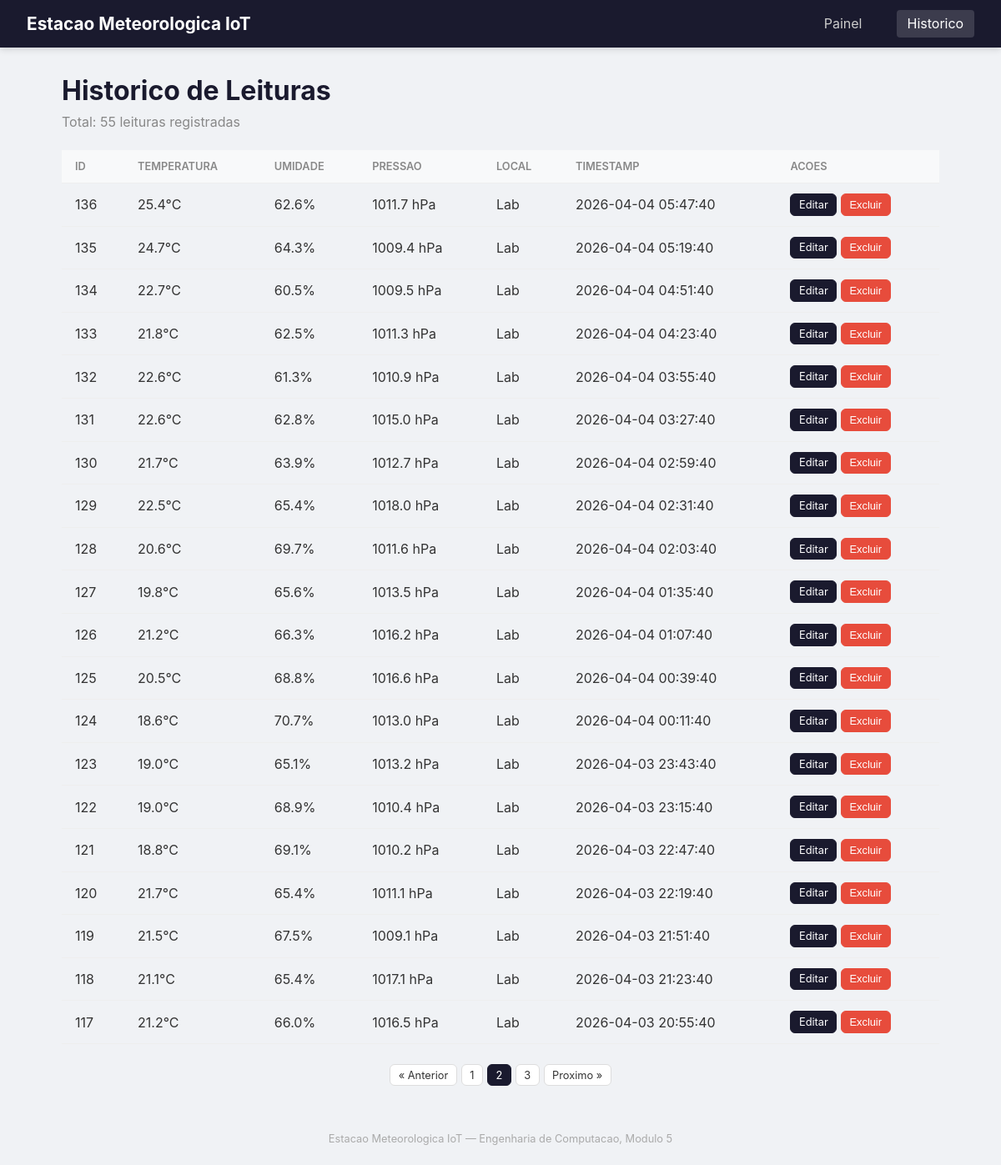
The app's page /leituras?pagina=2 with its own data.
### tables this page shows
CREATE TABLE leituras (
    id INTEGER PRIMARY KEY AUTOINCREMENT,
    temperatura REAL NOT NULL,
    umidade REAL NOT NULL,
    pressao REAL,
    localizacao TEXT DEFAULT 'Lab',
    timestamp DATETIME DEFAULT (datetime('now','localtime'))
);

### app.py (the view, shortened to what this page needs)
@app.route('/leituras', methods=['GET'])
def listar():
    pagina = request.args.get('pagina', 1, type=int)
    por_pagina = request.args.get('por_pagina', 20, type=int)
    offset = (pagina - 1) * por_pagina
    leituras = listar_leituras(limite=por_pagina, offset=offset)
    total = contar_leituras()
    total_paginas = (total + por_pagina - 1) // por_pagina
    return render_template(
        'historico.html',
        leituras=leituras,
        pagina=pagina,
        total_paginas=total_paginas,
        total=total
    )

### database.py (called while the page is built)
def get_db_connection():
    conn = sqlite3.connect(DATABASE, timeout=10)
    conn.execute('PRAGMA journal_mode=WAL')
    conn.execute('PRAGMA busy_timeout=5000')
    conn.row_factory = sqlite3.Row
    return conn

def listar_leituras(limite=50, offset=0):
    conn = get_db_connection()
    leituras = conn.execute(
        'SELECT * FROM leituras ORDER BY id DESC LIMIT ? OFFSET ?',
        (limite, offset)
    ).fetchall()
    conn.close()
    return [dict(l) for l in leituras]

def contar_leituras():
    conn = get_db_connection()
    total = conn.execute('SELECT COUNT(*) FROM leituras').fetchone()[0]
    conn.close()
    return total

### templates/historico.html (shortened to what this page needs)
{% extends "base.html" %}
{% block content %}
<h1>Historico de Leituras</h1>
<p class="subtitle">Total: {{ total }} leituras registradas</p>
<div class="table-wrapper">
    <table>
        <thead>
            <tr>
                <th>ID</th>
                <th>Temperatura</th>
                <th>Umidade</th>
                <th>Pressao</th>
                <th>Local</th>
                <th>Timestamp</th>
                <th>Acoes</th>
            </tr>
        </thead>
        <tbody>
            {% for l in leituras %}
            <tr id="row-{{ l.id }}">
                <td>{{ l.id }}</td>
                <td>{{ l.temperatura }}&#176;C</td>
                <td>{{ l.umidade }}%</td>
                <td>{{ l.pressao if l.pressao else '--' }} hPa</td>
                <td>{{ l.localizacao }}</td>
                <td>{{ l.timestamp }}</td>
                <td class="acoes">
                    <a href="{{ url_for('detalhe', id=l.id) }}" class="btn btn-sm btn-primary">Editar</a>
                    <button class="btn btn-sm btn-danger" onclick="deletarLeitura({{ l.id }})">Excluir</button>
                </td>
            </tr>
            {% endfor %}
        </tbody>
    </table>
</div>
{% if total_paginas > 1 %}
<div class="paginacao">
    {% if pagina > 1 %}
    <a href="{{ url_for('listar', pagina=pagina-1) }}" class="btn btn-sm">&laquo; Anterior</a>
    {% endif %}
    {% for p in range(1, total_paginas + 1) %}
        {% if p == pagina %}
        <span class="btn btn-sm btn-primary">{{ p }}</span>
        {% elif p <= 3 or p >= total_paginas - 2 or (p >= pagina - 1 and p <= pagina + 1) %}
        <a href="{{ url_for('listar', pagina=p) }}" class="btn btn-sm">{{ p }}</a>
        {% elif p == 4 or p == total_paginas - 3 %}
        <span class="btn btn-sm">...</span>
        {% endif %}
    {% endfor %}
    {% if pagina < total_paginas %}
    <a href="{{ url_for('listar', pagina=pagina+1) }}" class="btn btn-sm">Proximo &raquo;</a>
    {% endif %}
</div>
{% endif %}
{% endblock %}

### static/css/style.css (style rules this page uses)
* { margin: 0; padding: 0; box-sizing: border-box; }
body { font-family: -apple-system, BlinkMacSystemFont, 'Segoe UI', Roboto, sans-serif; background: #f0f2f5; color: #333; min-height: 100vh; display: flex; flex-direction: column; }
.table-wrapper { overflow-x: auto; }
table { width: 100%; border-collapse: collapse; }
th, td { padding: 0.75rem 1rem; text-align: left; border-bottom: 1px solid #eee; }
th { background: #f8f9fa; font-size: 0.8rem; text-transform: uppercase; color: #888; font-weight: 600; }
td.acoes { white-space: nowrap; }
.btn { display: inline-block; padding: 0.5rem 1rem; border: 1px solid #ddd; border-radius: 6px; background: #fff; color: #333; cursor: pointer; font-size: 0.9rem; text-decoration: none; transition: all 0.2s; }
.btn-primary { background: #1a1a2e; color: #fff; border-color: #1a1a2e; }
.btn-danger { background: #e74c3c; color: #fff; border-color: #e74c3c; }
.btn-sm { padding: 0.3rem 0.6rem; font-size: 0.8rem; }
.paginacao { display: flex; justify-content: center; gap: 0.3rem; margin-top: 1.5rem; flex-wrap: wrap; }
.subtitle { color: #888; margin-bottom: 1.5rem; }
h1 { margin-bottom: 0.5rem; color: #1a1a2e; }

### records on screen
leituras: id "136", temperatura "25.4", umidade "62.6", pressao "1011.7", localizacao "Lab", timestamp "2026-04-04 05:47:40"
leituras: id "135", temperatura "24.7", umidade "64.3", pressao "1009.4", localizacao "Lab", timestamp "2026-04-04 05:19:40"
leituras: id "134", temperatura "22.7", umidade "60.5", pressao "1009.5", localizacao "Lab", timestamp "2026-04-04 04:51:40"
leituras: id "133", temperatura "21.8", umidade "62.5", pressao "1011.3", localizacao "Lab", timestamp "2026-04-04 04:23:40"
leituras: id "132", temperatura "22.6", umidade "61.3", pressao "1010.9", localizacao "Lab", timestamp "2026-04-04 03:55:40"
leituras: id "131", temperatura "22.6", umidade "62.8", pressao "1015.0", localizacao "Lab", timestamp "2026-04-04 03:27:40"
leituras: id "130", temperatura "21.7", umidade "63.9", pressao "1012.7", localizacao "Lab", timestamp "2026-04-04 02:59:40"
leituras: id "129", temperatura "22.5", umidade "65.4", pressao "1018.0", localizacao "Lab", timestamp "2026-04-04 02:31:40"
leituras: id "128", temperatura "20.6", umidade "69.7", pressao "1011.6", localizacao "Lab", timestamp "2026-04-04 02:03:40"
leituras: id "127", temperatura "19.8", umidade "65.6", pressao "1013.5", localizacao "Lab", timestamp "2026-04-04 01:35:40"
leituras: id "126", temperatura "21.2", umidade "66.3", pressao "1016.2", localizacao "Lab", timestamp "2026-04-04 01:07:40"
leituras: id "125", temperatura "20.5", umidade "68.8", pressao "1016.6", localizacao "Lab", timestamp "2026-04-04 00:39:40"
leituras: id "124", temperatura "18.6", umidade "70.7", pressao "1013.0", localizacao "Lab", timestamp "2026-04-04 00:11:40"
leituras: id "123", temperatura "19.0", umidade "65.1", pressao "1013.2", localizacao "Lab", timestamp "2026-04-03 23:43:40"
leituras: id "122", temperatura "19.0", umidade "68.9", pressao "1010.4", localizacao "Lab", timestamp "2026-04-03 23:15:40"
leituras: id "121", temperatura "18.8", umidade "69.1", pressao "1010.2", localizacao "Lab", timestamp "2026-04-03 22:47:40"
leituras: id "120", temperatura "21.7", umidade "65.4", pressao "1011.1", localizacao "Lab", timestamp "2026-04-03 22:19:40"
leituras: id "119", temperatura "21.5", umidade "67.5", pressao "1009.1", localizacao "Lab", timestamp "2026-04-03 21:51:40"
leituras: id "118", temperatura "21.1", umidade "65.4", pressao "1017.1", localizacao "Lab", timestamp "2026-04-03 21:23:40"
leituras: id "117", temperatura "21.2", umidade "66.0", pressao "1016.5", localizacao "Lab", timestamp "2026-04-03 20:55:40"

### other values on screen
{{ total }} "55"
{{ p }} "1" "3"
{{ p }} "2"
